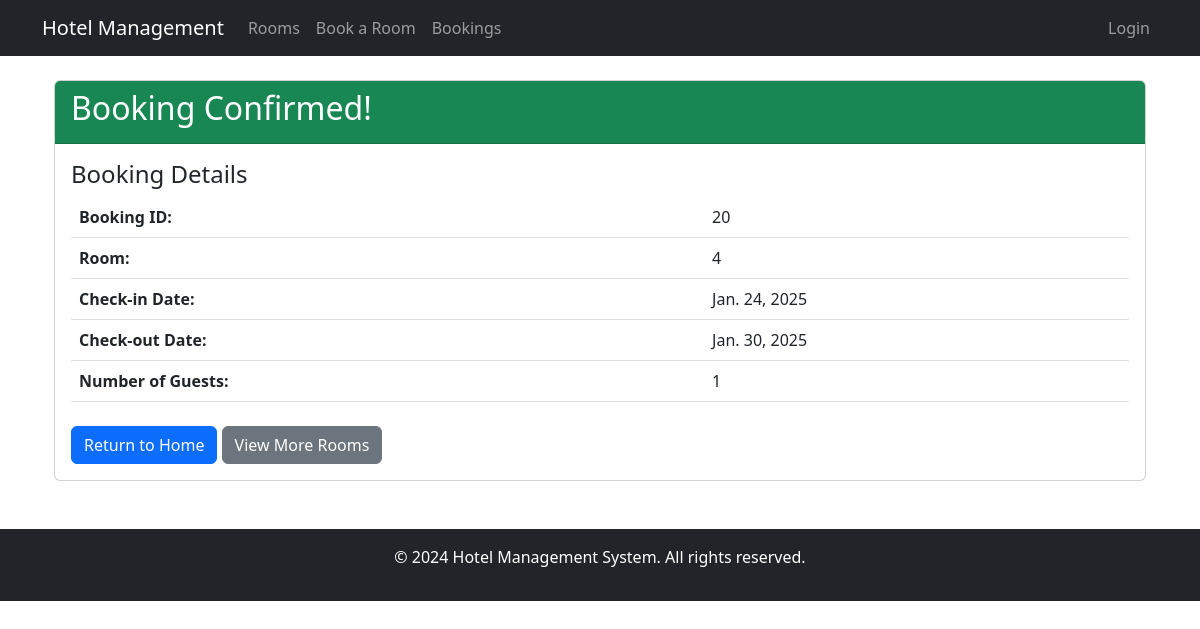
The page /booking/confirmation/20/ on the database as committed earlier.
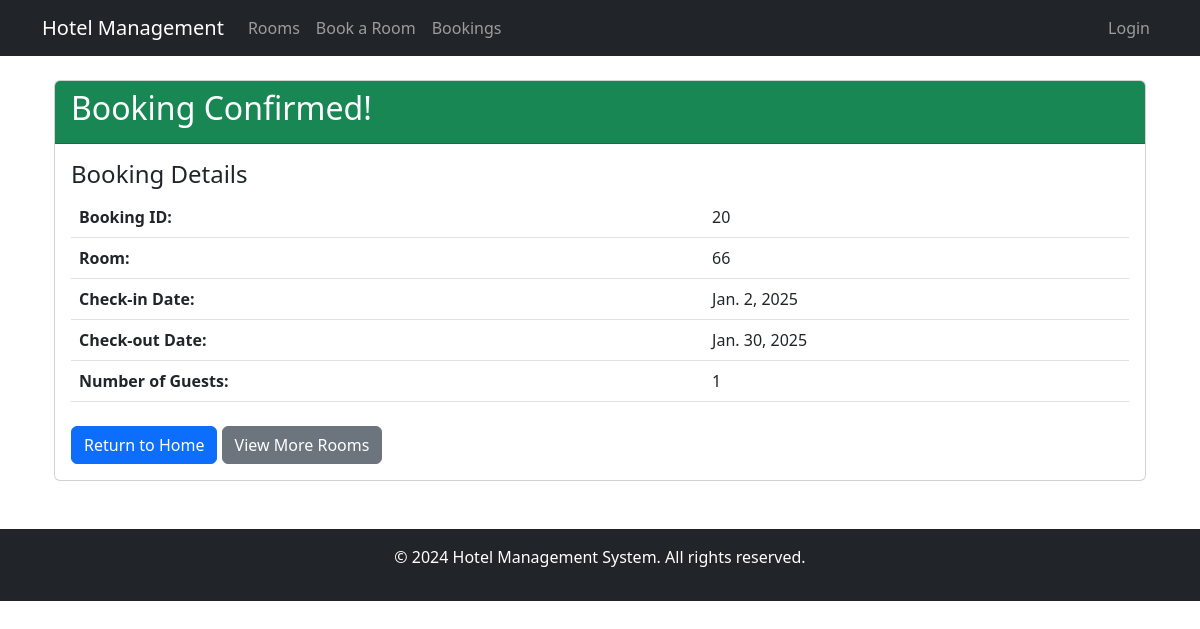
The same page on the database as committed later.
### hotel_app/models.py (models this page shows, shortened)
class Booking(models.Model):
    guest = models.ForeignKey(User, on_delete=models.CASCADE, null=True, blank=True)
    room = models.ForeignKey(Room, on_delete=models.CASCADE)
    check_in = models.DateField()
    check_out = models.DateField()
    guests = models.IntegerField()
    special_requests = models.TextField(blank=True, null=True)
    created_at = models.DateTimeField(default=timezone.now)
    def get_total_price(self):
        from datetime import datetime
        nights = (self.check_out - self.check_in).days
        room_total = self.room.price * nights
        service_total = sum(bs.service.price * bs.quantity for bs in self.bookingservice_set.all())
        return room_total + service_total

class Room(models.Model):
    ROOM_TYPES = [
        ('single', 'Single'),
        ('double', 'Double'),
        ('suite', 'Suite'),
        ('deluxe', 'Deluxe'),
    ]
    number = models.CharField(max_length=10, unique=True)
    room_type = models.CharField(max_length=50, choices=ROOM_TYPES)
    capacity = models.IntegerField()
    price = models.DecimalField(max_digits=10, decimal_places=2)
    description = models.TextField()
    is_available = models.BooleanField(default=True)
    class Meta:
        ordering = ['number']

### hotel_app/views.py (the view)
# urls.py: path('booking/confirmation/<int:booking_id>/', views.booking_confirmation, name='booking_confirmation'),  # Booking confirmation view
def booking_confirmation(request, booking_id):
    booking = get_object_or_404(Booking, id=booking_id)
    total_price = booking.get_total_price()
    return render(request, 'hotel_app/booking_confirmation.html', {
        'booking': booking,
        'total_price': total_price
    })

### hotel_app/templates/hotel_app/booking_confirmation.html (shortened to what this page needs)
{% extends 'hotel_app/base.html' %}
{% block content %}
<div class="container mt-4">
    <div class="card">
        <div class="card-header bg-success text-white">
            <h2>Booking Confirmed!</h2>
        </div>
        <div class="card-body">
            <h4>Booking Details</h4>
            <table class="table">
                <tr>
                    <th>Booking ID:</th>
                    <td>{{ booking.id }}</td>
                </tr>
                <tr>
                    <th>Room:</th>
                    <td>{{ booking.room.number }}</td>
                </tr>
                <tr>
                    <th>Check-in Date:</th>
                    <td>{{ booking.check_in }}</td>
                </tr>
                <tr>
                    <th>Check-out Date:</th>
                    <td>{{ booking.check_out }}</td>
                </tr>
                <tr>
                    <th>Number of Guests:</th>
                    <td>{{ booking.guests }}</td>
                </tr>
            </table>
            <div class="mt-4">
                <a href="{% url 'home' %}" class="btn btn-primary">Return to Home</a>
                <a href="{% url 'room_list' %}" class="btn btn-secondary">View More Rooms</a>
            </div>
        </div>
    </div>
</div>
{% endblock %}

Rows that differ between the two databases and show on the page:
changed Booking id 20: room.number "4" → "66"; check_in "Jan. 24, 2025" → "Jan. 2, 2025"
